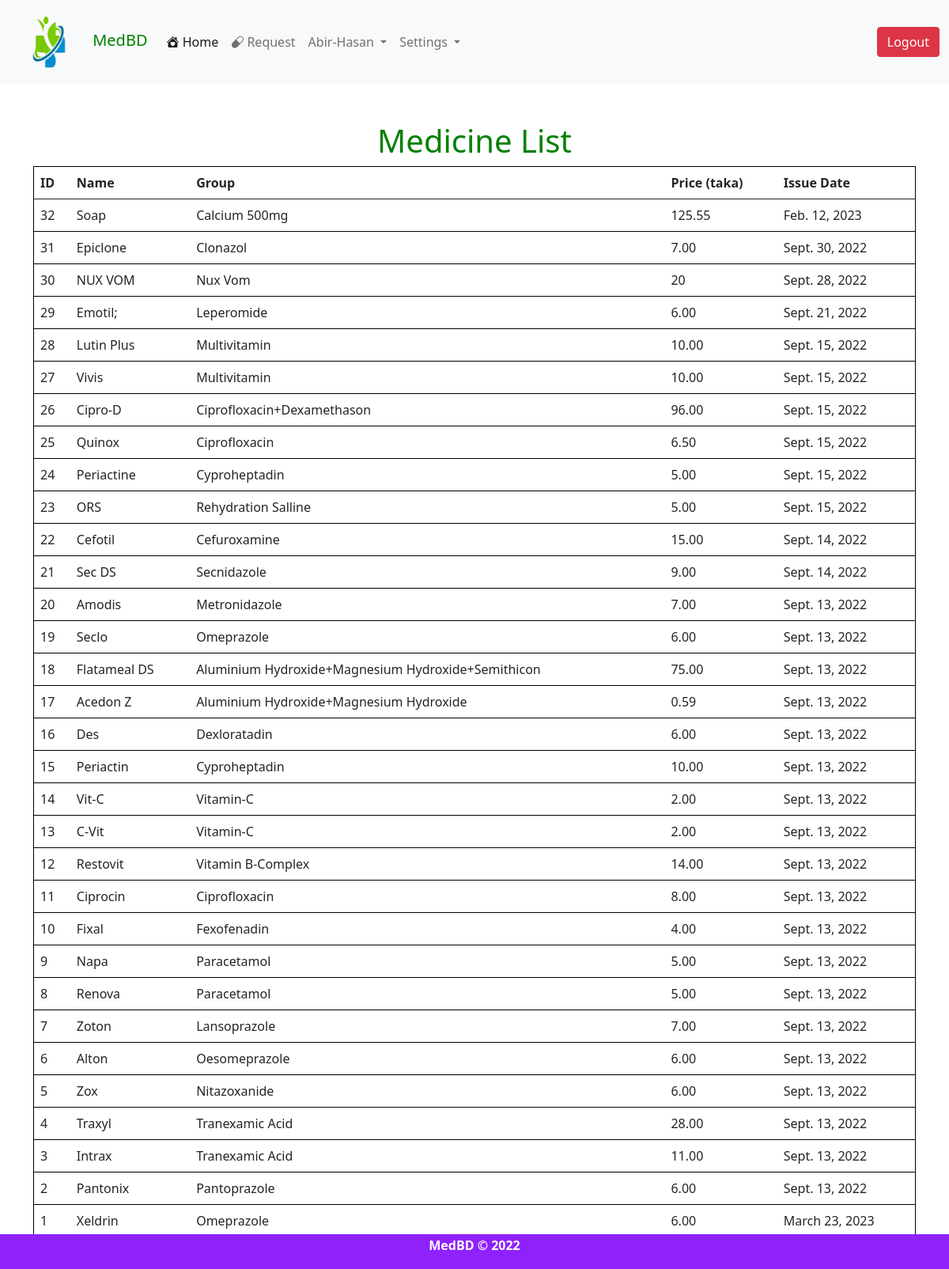
Screenshot of /medicine/viewmed/ (signed in) with the database file from the repository.
### medicine/models.py (models this page shows, shortened)
class AddMedicine(models.Model):
    name = models.CharField(max_length=500)
    group = models.CharField(max_length=500)
    expire = models.DateField()
    price = models.CharField(max_length=100)
    uses = models.TextField(max_length=50000)

### medicine/views.py (the view)
# urls.py: path('viewmed/', medview, name='Medicine View'),
def medview(request):
   med = AddMedicine.objects.all().order_by('-id')
   return render(request,'medicine/medview.html',{'med':med})

### templates/medicine/medview.html (shortened to what this page needs)
{% extends 'basic.html' %}
{% block body %}
<div class="container" style="">
    <br><br>
    <h1 style="text-align:center;font-family:sans;color:green;">Medicine List</h1>
        <div class='col-offset-md-6'>
        <table class="table table-hover" style="border:1px solid black;">
            <thead>
                <tr>
                    <th>ID</th>
                    <th>Name</th>
                     <th>Group</th>
                     <th>Price (taka)</th>
                     <th>Issue Date</th>
                </tr>
            </thead>
            <tbody>
                {% for p in med %}
                <tr>
                    <td scope="row">{{p.id}}</td>
                    <td>{{p.name}}</td>
                    <td>{{p.group}}</td>
                    <td>{{p.price}}</td>
                    <td>{{p.expire}}</td>
                </tr>
                {% endfor %}
            </tbody>
        </table>
    </div>
</div>
{% endblock body %}

### templates/basic.html (shortened to what this page needs)
<!doctype html>
{% load static %}
<html lang="en">
  <head>
    <link rel="stylesheet" href="https://cdn.jsdelivr.net/npm/bootstrap-icons@1.9.1/font/bootstrap-icons.css">
    <link rel="stylesheet" href="//code.jquery.com/ui/1.13.2/themes/base/jquery-ui.css">
    <link href="https://cdn.jsdelivr.net/npm/bootstrap@5.0.2/dist/css/bootstrap.min.css" rel="stylesheet">
  </head>
  <body>
   <nav class="navbar navbar-expand-lg navbar-light bg-light">
  <div class="container-fluid">
    <a class="navbar-brand" href="/" style='color:Green;'><img src="{% static '/images/logo.png' %}" alt="" width='100px' height='80px'> MedBD</a>
    <div class="collapse navbar-collapse" id="navbarSupportedContent">
      <ul class="navbar-nav me-auto mb-2 mb-lg-0">
        <li class="nav-item">
          <a class="nav-link active" aria-current="page" href="/"><i class="bi bi-house-heart-fill"></i> Home</a>
        </li>
        {% if user.is_authenticated %}
        <li class="nav-item">
          <a class="nav-link" href="/doctor/request/"><i class="bi bi-capsule"></i> Request</a>
        </li>
        <li class="nav-item dropdown">
          <a class="nav-link dropdown-toggle" href="#" id="navbarDropdown" role="button" data-bs-toggle="dropdown" aria-expanded="false">
           {{user.username}}
          </a>
          <li class="nav-item dropdown">
          <a class="nav-link dropdown-toggle" href="#" id="navbarDropdown" role="button" data-bs-toggle="dropdown" aria-expanded="false">
           Settings
          </a>
        </li>
      </ul>
      <div class="d-flex">
        <a class="btn btn-danger" href="/medicine/logout/" role="button">Logout</a>
      </div>
        {% else %}
        <div class="d-flex" id='btn'>
        <a class="btn btn-danger" href="/medicine/login/" role="button">Login</a>
        <span>&nbsp; &nbsp; &nbsp;</span>
        <a class="btn btn-success" href="/medicine/register/" role="button">Register</a>
        </div>
      {% endif %}
    </div>
  </div>
</nav>
{% block body %}{% endblock body %}
    {% include 'footer.html' %}
  </body>
</html>

### rows the page displays
AddMedicine: id "32", name "Soap", group "Calcium 500mg", price "125.55", expire "Feb. 12, 2023"
AddMedicine: id "31", name "Epiclone", group "Clonazol", price "7.00", expire "Sept. 30, 2022"
AddMedicine: id "30", name "NUX VOM", group "Nux Vom", price "20", expire "Sept. 28, 2022"
AddMedicine: id "29", name "Emotil;", group "Leperomide", price "6.00", expire "Sept. 21, 2022"
AddMedicine: id "28", name "Lutin Plus", group "Multivitamin", price "10.00", expire "Sept. 15, 2022"
AddMedicine: id "27", name "Vivis", group "Multivitamin", price "10.00", expire "Sept. 15, 2022"
AddMedicine: id "26", name "Cipro-D", group "Ciprofloxacin+Dexamethason", price "96.00", expire "Sept. 15, 2022"
AddMedicine: id "25", name "Quinox", group "Ciprofloxacin", price "6.50", expire "Sept. 15, 2022"
AddMedicine: id "24", name "Periactine", group "Cyproheptadin", price "5.00", expire "Sept. 15, 2022"
AddMedicine: id "23", name "ORS", group "Rehydration Salline", price "5.00", expire "Sept. 15, 2022"
AddMedicine: id "22", name "Cefotil", group "Cefuroxamine", price "15.00", expire "Sept. 14, 2022"
AddMedicine: id "21", name "Sec DS", group "Secnidazole", price "9.00", expire "Sept. 14, 2022"
AddMedicine: id "20", name "Amodis", group "Metronidazole", price "7.00", expire "Sept. 13, 2022"
AddMedicine: id "19", name "Seclo", group "Omeprazole", price "6.00", expire "Sept. 13, 2022"
AddMedicine: id "18", name "Flatameal DS", group "Aluminium Hydroxide+Magnesium Hydroxide+Semithicon", price "75.00", expire "Sept. 13, 2022"
AddMedicine: id "17", name "Acedon Z", group "Aluminium Hydroxide+Magnesium Hydroxide", price "0.59", expire "Sept. 13, 2022"
AddMedicine: id "16", name "Des", group "Dexloratadin", price "6.00", expire "Sept. 13, 2022"
AddMedicine: id "15", name "Periactin", group "Cyproheptadin", price "10.00", expire "Sept. 13, 2022"
AddMedicine: id "14", name "Vit-C", group "Vitamin-C", price "2.00", expire "Sept. 13, 2022"
AddMedicine: id "13", name "C-Vit", group "Vitamin-C", price "2.00", expire "Sept. 13, 2022"
AddMedicine: id "12", name "Restovit", group "Vitamin B-Complex", price "14.00", expire "Sept. 13, 2022"
AddMedicine: id "11", name "Ciprocin", group "Ciprofloxacin", price "8.00", expire "Sept. 13, 2022"
AddMedicine: id "10", name "Fixal", group "Fexofenadin", price "4.00", expire "Sept. 13, 2022"
AddMedicine: id "9", name "Napa", group "Paracetamol", price "5.00", expire "Sept. 13, 2022"
AddMedicine: id "8", name "Renova", group "Paracetamol", price "5.00", expire "Sept. 13, 2022"
AddMedicine: id "7", name "Zoton", group "Lansoprazole", price "7.00", expire "Sept. 13, 2022"
AddMedicine: id "6", name "Alton", group "Oesomeprazole", price "6.00", expire "Sept. 13, 2022"
AddMedicine: id "5", name "Zox", group "Nitazoxanide", price "6.00", expire "Sept. 13, 2022"
AddMedicine: id "4", name "Traxyl", group "Tranexamic Acid", price "28.00", expire "Sept. 13, 2022"
AddMedicine: id "3", name "Intrax", group "Tranexamic Acid", price "11.00", expire "Sept. 13, 2022"
AddMedicine: id "2", name "Pantonix", group "Pantoprazole", price "6.00", expire "Sept. 13, 2022"
AddMedicine: id "1", name "Xeldrin", group "Omeprazole", price "6.00", expire "March 23, 2023"

### other values shown
{{ user.username }} "Abir-Hasan"
